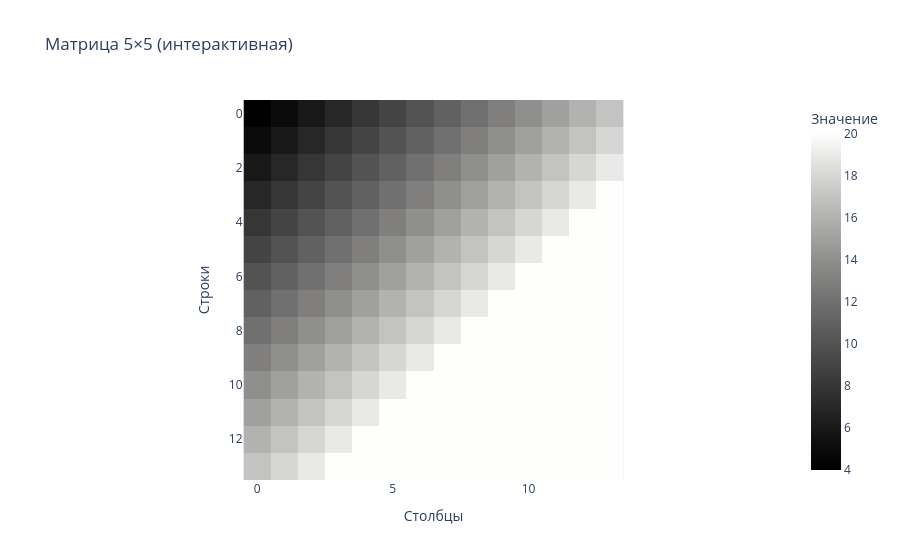
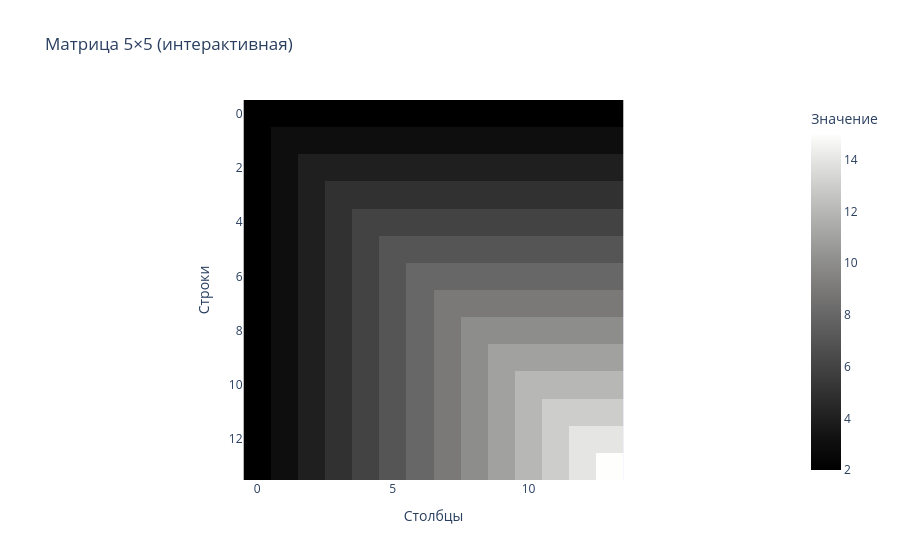

The notebook cell saved with these charts, in order:
### Code cell
def rand_r_matrix(M, r):
    A1 = np.random.randn(M, r)
    A2 = np.random.randn(r, M)
    return A1 @ A2

res_sum = np.zeros((14, 14))
res_mult = np.zeros((14, 14))
for i in range(2, 16):
    for j in range(2, 16):
        A1 = rand_r_matrix(20, i)
        A2 = rand_r_matrix(20, j)
        res_sum[i-2, j-2] = np.linalg.matrix_rank(A1 + A2)
        res_mult[i-2, j-2] = np.linalg.matrix_rank(A1 @ A2)


fig1 = ex.imshow(res_sum, 
                        color_continuous_scale='gray',
                        title='Матрица 5×5 (интерактивная)',
                        labels=dict(x='Столбцы', y='Строки', color='Значение'))

fig2 = ex.imshow(res_mult, 
                        color_continuous_scale='gray',
                        title='Матрица 5×5 (интерактивная)',
                        labels=dict(x='Столбцы', y='Строки', color='Значение'))

fig1.show()
fig2.show()

### Figure 1 — Plotly figure (JSON) as saved in the notebook; plotly's stock layout.template omitted (floating-point values rounded to 4 significant figures; data arrays with more than 128 entries replaced by an {"elided": "..."} marker saying what was removed)
{"data": [{"coloraxis": "coloraxis", "hovertemplate": "Столбцы: %{x}<br>Строки: %{y}<br>Значение: %{z}<extra></extra>", "name": "0", "type": "heatmap", "xaxis": "x", "yaxis": "y", "z": {"elided": "14x14 float values"}}], "layout": {"coloraxis": {"colorbar": {"title": {"text": "Значение"}}, "colorscale": [[0, "rgb(0, 0, 0)"], [0.09091, "rgb(16, 16, 16)"], [0.1818, "rgb(38, 38, 38)"], [0.2727, "rgb(59, 59, 59)"], [0.3636, "rgb(81, 80, 80)"], [0.4545, "rgb(102, 101, 101)"], [0.5455, "rgb(124, 123, 122)"], [0.6364, "rgb(146, 146, 145)"], [0.7273, "rgb(171, 171, 170)"], [0.8182, "rgb(197, 197, 195)"], [0.9091, "rgb(224, 224, 223)"], [1, "rgb(254, 254, 253)"]]}, "title": {"text": "Матрица 5×5 (интерактивная)"}, "xaxis": {"anchor": "y", "constrain": "domain", "domain": [0, 1], "scaleanchor": "y", "title": {"text": "Столбцы"}}, "yaxis": {"anchor": "x", "autorange": "reversed", "constrain": "domain", "domain": [0, 1], "title": {"text": "Строки"}}}}

### Figure 2 — Plotly figure (JSON) as saved in the notebook; plotly's stock layout.template omitted (floating-point values rounded to 4 significant figures; data arrays with more than 128 entries replaced by an {"elided": "..."} marker saying what was removed)
{"data": [{"coloraxis": "coloraxis", "hovertemplate": "Столбцы: %{x}<br>Строки: %{y}<br>Значение: %{z}<extra></extra>", "name": "0", "type": "heatmap", "xaxis": "x", "yaxis": "y", "z": {"elided": "14x14 float values"}}], "layout": {"coloraxis": {"colorbar": {"title": {"text": "Значение"}}, "colorscale": [[0, "rgb(0, 0, 0)"], [0.09091, "rgb(16, 16, 16)"], [0.1818, "rgb(38, 38, 38)"], [0.2727, "rgb(59, 59, 59)"], [0.3636, "rgb(81, 80, 80)"], [0.4545, "rgb(102, 101, 101)"], [0.5455, "rgb(124, 123, 122)"], [0.6364, "rgb(146, 146, 145)"], [0.7273, "rgb(171, 171, 170)"], [0.8182, "rgb(197, 197, 195)"], [0.9091, "rgb(224, 224, 223)"], [1, "rgb(254, 254, 253)"]]}, "title": {"text": "Матрица 5×5 (интерактивная)"}, "xaxis": {"anchor": "y", "constrain": "domain", "domain": [0, 1], "scaleanchor": "y", "title": {"text": "Столбцы"}}, "yaxis": {"anchor": "x", "autorange": "reversed", "constrain": "domain", "domain": [0, 1], "title": {"text": "Строки"}}}}
